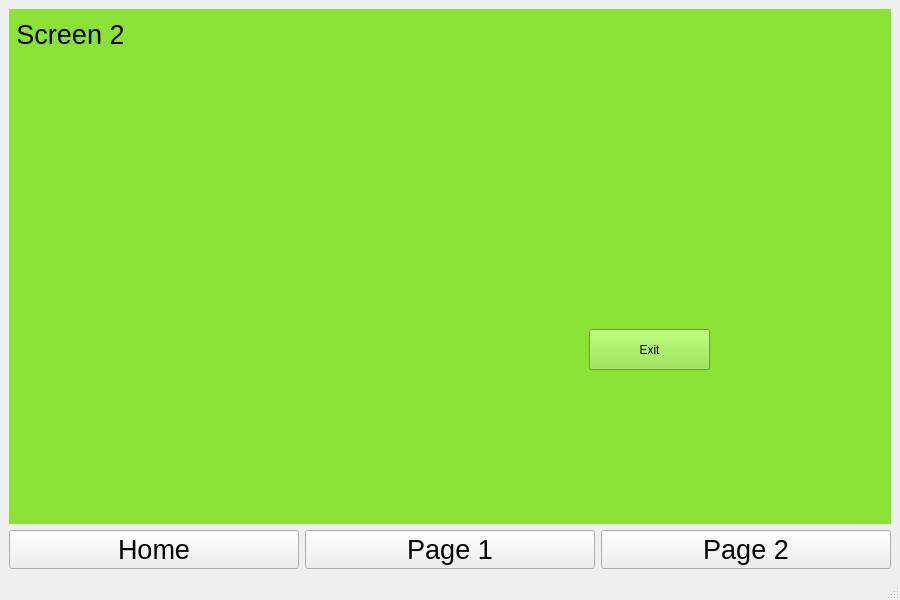
<?xml version="1.0" encoding="UTF-8"?>
<ui version="4.0">
 <class>MainWindow</class>
 <widget class="QMainWindow" name="MainWindow">
  <property name="geometry">
   <rect>
    <x>0</x>
    <y>0</y>
    <width>900</width>
    <height>600</height>
   </rect>
  </property>
  <property name="windowTitle">
   <string>MainWindow</string>
  </property>
  <widget class="QWidget" name="centralwidget">
   <layout class="QGridLayout" name="gridLayout">
    <item row="1" column="2">
     <widget class="QPushButton" name="Btn_Page_2">
      <property name="font">
       <font>
        <pointsize>20</pointsize>
       </font>
      </property>
      <property name="text">
       <string>Page 2</string>
      </property>
     </widget>
    </item>
    <item row="0" column="0" colspan="3">
     <widget class="QStackedWidget" name="stackedWidget">
      <property name="currentIndex">
       <number>2</number>
      </property>
      <widget class="QWidget" name="Home">
       <layout class="QGridLayout" name="gridLayout_2">
        <item row="0" column="0">
         <widget class="QLabel" name="label_3">
          <property name="font">
           <font>
            <pointsize>20</pointsize>
           </font>
          </property>
          <property name="text">
           <string>Home</string>
          </property>
          <property name="alignment">
           <set>Qt::AlignCenter</set>
          </property>
         </widget>
        </item>
       </layout>
      </widget>
      <widget class="QWidget" name="Screen_1">
       <layout class="QGridLayout" name="gridLayout_3">
        <item row="0" column="0">
         <widget class="QLabel" name="label">
          <property name="font">
           <font>
            <pointsize>20</pointsize>
           </font>
          </property>
          <property name="text">
           <string>Screen 1</string>
          </property>
          <property name="alignment">
           <set>Qt::AlignCenter</set>
          </property>
         </widget>
        </item>
       </layout>
      </widget>
      <widget class="QWidget" name="Screen_2">
       <property name="font">
        <font>
         <weight>50</weight>
         <italic>false</italic>
         <bold>false</bold>
        </font>
       </property>
       <property name="cursor">
        <cursorShape>ArrowCursor</cursorShape>
       </property>
       <property name="autoFillBackground">
        <bool>false</bool>
       </property>
       <property name="styleSheet">
        <string notr="true">background-color: rgb(138, 226, 52);</string>
       </property>
       <widget class="QLabel" name="label_1">
        <property name="geometry">
         <rect>
          <x>9</x>
          <y>9</y>
          <width>105</width>
          <height>32</height>
         </rect>
        </property>
        <property name="font">
         <font>
          <pointsize>20</pointsize>
         </font>
        </property>
        <property name="lineWidth">
         <number>0</number>
        </property>
        <property name="text">
         <string>Screen 2</string>
        </property>
        <property name="alignment">
         <set>Qt::AlignCenter</set>
        </property>
       </widget>
       <widget class="QPushButton" name="Btn_Exit">
        <property name="geometry">
         <rect>
          <x>580</x>
          <y>320</y>
          <width>121</width>
          <height>41</height>
         </rect>
        </property>
        <property name="text">
         <string>Exit</string>
        </property>
       </widget>
      </widget>
     </widget>
    </item>
    <item row="1" column="0">
     <widget class="QPushButton" name="Btn_Home">
      <property name="font">
       <font>
        <pointsize>20</pointsize>
       </font>
      </property>
      <property name="text">
       <string>Home</string>
      </property>
     </widget>
    </item>
    <item row="1" column="1">
     <widget class="QPushButton" name="Btn_Page_1">
      <property name="font">
       <font>
        <pointsize>20</pointsize>
       </font>
      </property>
      <property name="text">
       <string>Page 1</string>
      </property>
     </widget>
    </item>
   </layout>
  </widget>
  <widget class="QMenuBar" name="menubar">
   <property name="geometry">
    <rect>
     <x>0</x>
     <y>0</y>
     <width>900</width>
     <height>22</height>
    </rect>
   </property>
  </widget>
  <widget class="QStatusBar" name="statusbar"/>
 </widget>
 <resources/>
 <connections/>
</ui>
